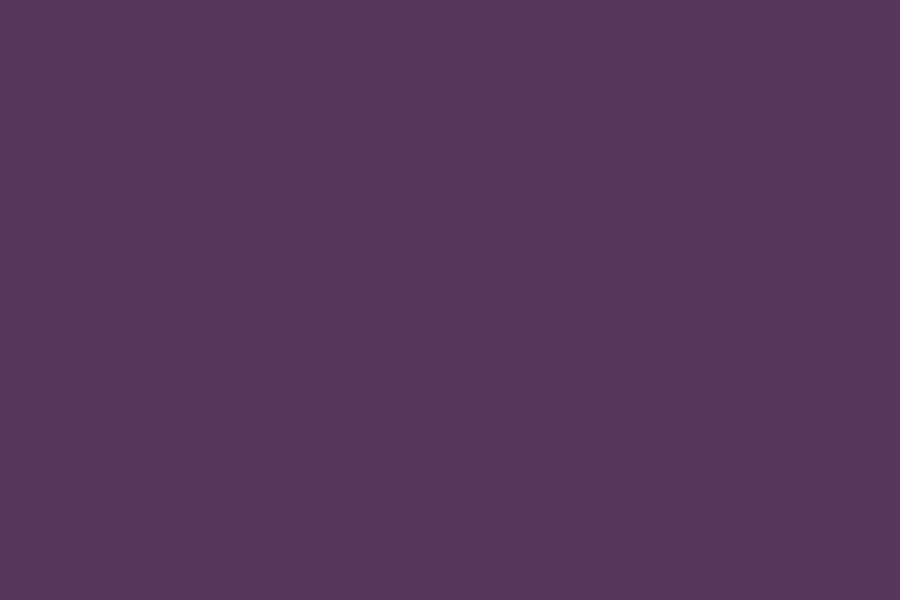
Frame 1 (no input)
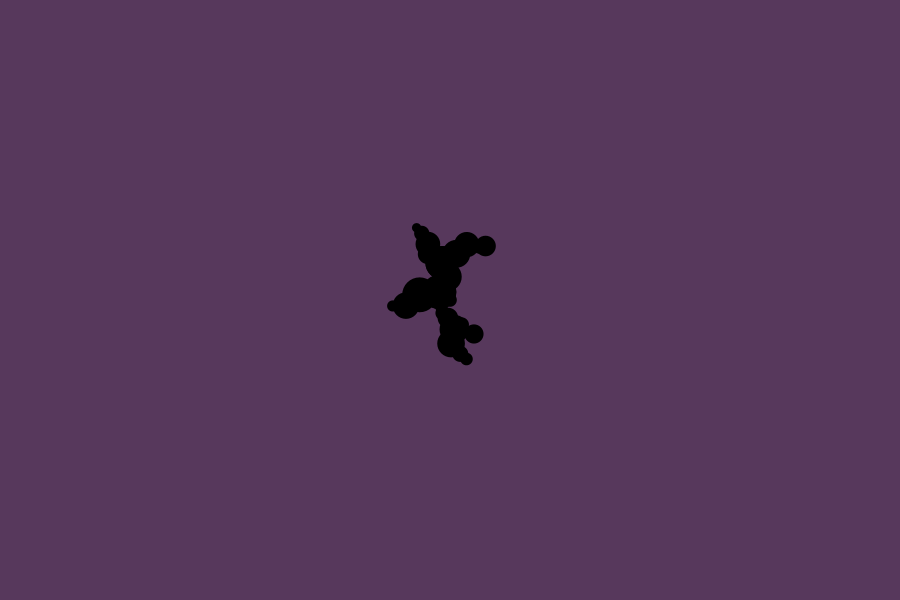
Frame 60 (the mouse pressed at the canvas centre just before this capture)
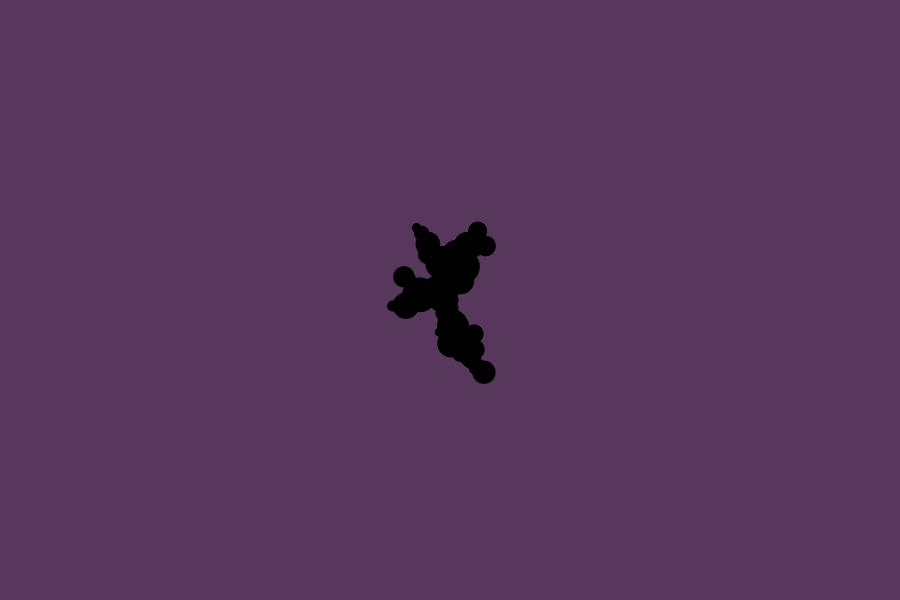
Frame 120 (the mouse held since frame 60 and released just before this capture)

The Processing sketch that drew these frames (run headless with seeded random() and noise(); from frame 60 on, the mouse is pressed at the canvas centre):

// Processing sketch: processing_158250
// ── processing_158250.pde

PVector [] ap;
int minRad=1, maxRad= 10;
float distanceToCenter;
float newR; float newX; float newY;
void setup() {
  size(900, 600);
  smooth();
   background(#57385c);
   ap = new PVector[0];
   ap = (PVector []) append(ap, new PVector (width/2, height/2, random (minRad, maxRad)));
          colorMode( RGB, 1000); //colorMode(HSB, 600);
}
void draw()
{ 
   noStroke();
   newR = random(minRad, maxRad);
   newX = random(newR, width-newR);
   newY = random(newR, height-newR);
   distanceToCenter = dist (newX, newY, width/2, height/2);
if (distanceToCenter < 300) {
    float closestDist = 100000000;
    int closestIndex = 0;
    float distance;
    // which circle is the closest?
    for (int i=0; i < ap.length; i++)
    {
      distance = dist(newX, newY, ap[i].x, ap[i].y);
      if (distance < closestDist) {
        closestDist = distance;
        closestIndex = i;
      }
    } 
    // aline it to the closest circle outline
    float angle = atan2(newY-ap[closestIndex].y, newX-ap[closestIndex].x);
    float deltaX = cos(angle) * ap [closestIndex].z;
    float deltaY = sin(angle) * ap [closestIndex].z;
   // draw it
       int i= closestIndex;
       fill( i%ap.length/10 ,i %ap.length/100, 0);
       ellipse(  ap[i].x, ap[i].y, ap[i].z*2 , ap[i].z*2 ); 
        newR =  exp(map (closestDist, 0, width, 1, 7));
        newX = ap[closestIndex].x  +deltaX;
        newY =  ap[closestIndex].y + deltaY;
       ap = (PVector []) append (ap, new PVector (newX, newY, newR));
 }
}
void mousePressed ()
{
 setup();
}
